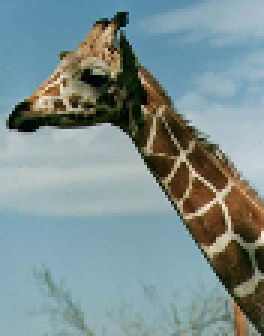
#> input picture giraffe.bmp, 88 x 112 px (shown 3 times larger)
$ python ising-model-segmentation-gibbs.py
#> lines starting #> are read from the running program, lines starting #| are printed output that depends on the picture; after the words box and inside, x2 and y2 are one past the last pixel; in counts of white or black regions, pixels touching at a corner belong together
import itertools
import random

import numpy as np
import cv2
import matplotlib.image as mpimg
import matplotlib.pyplot as plt


def neighbours(i, j, M, N, size=4):
    if size == 4:
        # corners
        if i == 0 and j == 0:
            n = [(0, 1), (1, 0)]
        elif i == 0 and j == N - 1:
            n = [(0, N - 2), (1, N - 1)]
        elif i == M - 1 and j == 0:
            n = [(M - 1, 1), (M - 2, 0)]
        elif i == M - 1 and j == N - 1:
            n = [(M - 1, N - 2), (M - 2, N - 1)]

        # edges
        elif i == 0:
            n = [(0, j - 1), (0, j + 1), (1, j)]
        elif i == M - 1:
            n = [(M - 1, j - 1), (M - 1, j + 1), (M - 2, j)]
        elif j == 0:
            n = [(i - 1, 0), (i + 1, 0), (i, 1)]
        elif j == N - 1:
            n = [(i - 1, N - 1), (i + 1, N - 1), (i, N - 2)]

        # everywhere else
        else:
            n = [(i - 1, j), (i + 1, j), (i, j - 1), (i, j + 1)]


    if size==8 :
        # corners
        if i == 0 and j == 0:
            n = [(0, 1), (1, 0), (1,1)]
        elif i == 0 and j == N - 1:
            n = [(0, N - 2), (1, N - 1), (1, N - 2)]
        elif i == M - 1 and j == 0:
            n = [(M - 1, 1), (M - 2, 0), (M - 2, 1)]
        elif i == M - 1 and j == N - 1:
            n = [(M - 1, N - 2), (M - 2, N - 1), (M - 2,N - 2)]

        # edges
        elif i == 0:
            n = [(0, j - 1), (0, j + 1), (1, j), (1, j+1), (1, j-1)]
        elif i == M - 1:
            n = [(M - 1, j - 1), (M - 1, j + 1), (M - 2, j),(M-2,j-1),(M-2,j+1)]
        elif j == 0:
            n = [(i - 1, 0), (i + 1, 0), (i, 1),(i-1,1),(i+1,1)]
        elif j == N - 1:
            n = [(i - 1, N - 1), (i + 1, N - 1), (i, N - 2),(i+1,N-2),(i+1,N-2)]

        # everywhere else
        else:
            n = [(i - 1, j), (i + 1, j), (i, j - 1), (i, j + 1),(i-1,j-1),(i-1,j+1),(i+1,j-1),(i+1,j+1)]

    return n


# [24 lines of commented-out code are left out]

def multiply_by_prior(j, i, fore_mask, back_mask, fLi,  bLi):
    neighs = neighbours(j, i, fore_mask.shape[0], fore_mask.shape[1])
    for neigh_j, neigh_i in neighs:
        if(fore_mask[neigh_j,neigh_i] == 1):
            fLi *= 0.7
        else:
            fLi*= 0.3
        if(back_mask[neigh_j, neigh_i] == 1):
            bLi *= 0.7
        else:
            bLi *= 0.3
    return fLi, bLi

def get_likelihood_prob(dist, label, intensities, bins):
    idxs = enumerate(intensities)
    distProbs = []
    for (i, intensity) in idxs:
        bin_edges = bins[label, i, :]
        bin_idx = 0
        for j in range(0, len(bin_edges)):
            if (bin_edges[j] < float(intensity) and bin_edges[j+1] > float(intensity)):
                bin_idx = j
        distProbs.append(dist[label, i, bin_idx])
    return np.prod(distProbs)

    # return np.prod([dist[label, i, intensity] for (i, intensity) in idxs])

def gibbs_image_segmentation(image, burn_in, iterations, histograms, bins, fore_mask, back_mask):
    latent_x = np.zeros((image.shape[0], image.shape[1]))

    ## make random estimates for giraffe
    estimates = (np.random.random( (image.shape[0], image.shape[1]) ) > .5).astype(int)

    total_iterations = burn_in + iterations
    pixel_indices = list(itertools.product(range(image.shape[0]),range(image.shape[1])))

    for iteration in range(total_iterations):
        print(iteration)

        # Loop over entire grid, using a random order for faster convergence
        random.shuffle(pixel_indices)
        for (i,j) in pixel_indices:
            ## first we work out our likelihood for foreground and background

            xf = get_likelihood_prob(histograms, 0, image[i,j,:], bins)
            xb = get_likelihood_prob(histograms, 1, image[i,j,:], bins)

            postF, postB = multiply_by_prior(i, j, fore_mask, back_mask, xf, xb)

            pf = postF / (postF + postB)
            if(np.random.uniform(0, 1) < pf):
                estimates[i,j] = -1
            else:
                estimates[i,j] = 1
        if iteration > burn_in:
            latent_x += estimates

    latent_x /= total_iterations

    return latent_x

def create_histogram_dist(image, mask):
    r_hist, rbin_edges = np.histogram(image[...,0], weights=mask, bins=15, density=True)
    g_hist, gbin_edges = np.histogram(image[...,1], weights=mask, bins=15, density=True)
    b_hist, bbin_edges = np.histogram(image[...,2], weights=mask, bins=15, density=True)

    return [r_hist, g_hist, b_hist], [rbin_edges, gbin_edges, bbin_edges]

def get_dist(image, fore_mask, back_mask):
    fore_dist, fore_bins = create_histogram_dist(image, fore_mask)
    back_dist, back_bins = create_histogram_dist(image, back_mask)
    return [fore_dist, back_dist], [fore_bins, back_bins]


image_file = 'giraffe.bmp'

image = np.array(mpimg.imread(image_file))
#> image is the input picture: shape (112, 88, 3); mean R, G, B 125.2, 144.1, 144.6
grey = cv2.imread(image_file,cv2.IMREAD_GRAYSCALE)
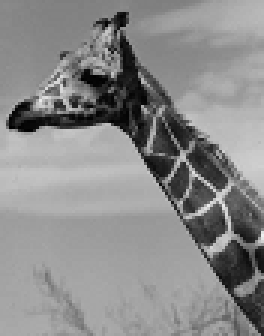
#> grey: shape (112, 88) (shown 3 times larger); min 0, max 239, mean 138.5

fore_mask = np.zeros_like(image[:,:,0])
back_mask = np.zeros_like(image[:,:,0])

back_mask[grey >= 115] = 1
fore_mask[grey < 100] = 1

fore_mask_copy = np.zeros((image.shape[0], image.shape[1]))


back_mask_copy = np.zeros((image.shape[0], image.shape[1]))


fig, axes = plt.subplots(nrows=1, ncols=2)
axes.flat[0].imshow(fore_mask)
fig, axes = plt.subplots(nrows=1, ncols=2)
axes.flat[0].imshow(back_mask)
histograms, bins = get_dist(image, fore_mask, back_mask)
#> in create_histogram_dist, `r_hist, rbin_edges = np.histogram(image[...,0], weights=mask, bins=15,..`: r_hist = [0.00204, 0.0132, 0.013, 0.000385, 0.00264, 0.0129, 0.00931, 0.00512, 0.000991, 0, 0, 0, 0, 0, 0]; rbin_edges = [0, 16.8, 33.6, 50.4, 67.2, 84, 100.8, 117.6, 134.4, 151.2, 168, 184.8, 201.6, 218.4, 235.2, 252]
#> in create_histogram_dist, `g_hist, gbin_edges = np.histogram(image[...,1], weights=mask, bins=15,..`: g_hist = [0.00963, 0.00501, 0.0163, 0.00924, 0.00324, 0.0162, 0.00385, 7.7e-05, 0, 0, 0, 0, 0, 0, 0]; gbin_edges = [0, 15.73, 31.47, 47.2, 62.93, 78.67, 94.4, 110.1, 125.9, 141.6, 157.3, 173.1, 188.8, 204.5, 220.3, 236]
#> in create_histogram_dist, `b_hist, bbin_edges = np.histogram(image[...,2], weights=mask, bins=15,..`: b_hist = [0.0187, 0.00244, 0.0108, 0.0229, 0.0072, 0.00279, 0.000929, 0.000348, 0, 0, 0, 0, 0, 0, 0]; bbin_edges = [0, 15.13, 30.27, 45.4, 60.53, 75.67, 90.8, 105.9, 121.1, 136.2, 151.3, 166.5, 181.6, 196.7, 211.9, 227]
#> in get_dist, `fore_dist, fore_bins = create_histogram_dist(image, fore_mask)`: fore_dist = 3 items
#> histograms = 2 items; bins = 2 items
histograms = np.array(histograms)
bins = np.array(bins)

# print(np.sum(histograms, 2))
print(histograms.shape)
#| (2, 3, 15)

seg_image = gibbs_image_segmentation(image, 0, 2, histograms, bins, fore_mask, back_mask)
#> after the loop in gibbs_image_segmentation, `for iteration in range(total_iterations):`:
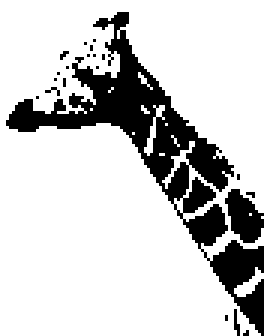
#> estimates: shape (112, 88) int64 (shown 3 times larger); values -1 (black) and 1 (white), 80.2% white; 21 black regions (19 under 20 px), largest, box (x1, y1, x2, y2) and area: (2, 4, 88, 112) 1752, (75, 63, 88, 81) 147
seg_image[seg_image >= 0] = 1
seg_image[seg_image < 0]  = -1

fig, axes = plt.subplots(nrows=1, ncols=2)
axes.flat[0].imshow(image)
plt.gray()
im = axes.flat[1].imshow(seg_image.astype('float64'), interpolation='nearest')
fig.colorbar(im, ax=axes.ravel().tolist())
plt.show()
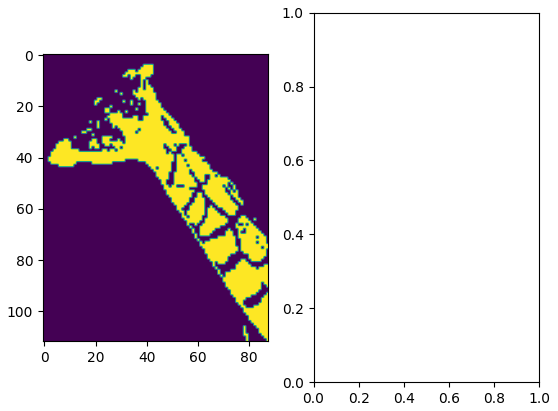
#> figure drawn by matplotlib, 1 panel
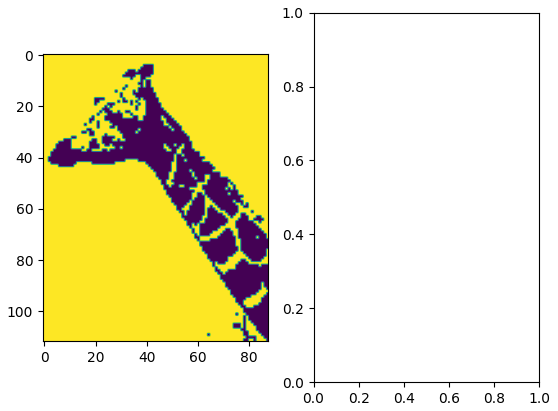
#> figure drawn by matplotlib, 1 panel
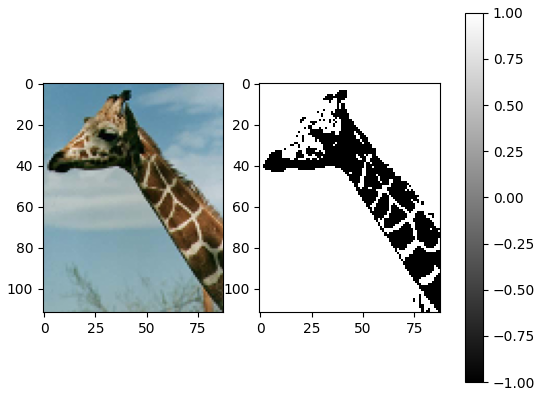
#> figure drawn by matplotlib, 3 panels
